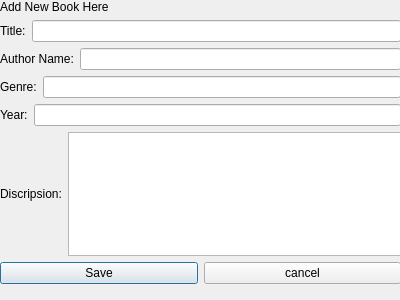
<?xml version="1.0" encoding="UTF-8"?>
<ui version="4.0">
 <class>newBook</class>
 <widget class="QDialog" name="newBook">
  <property name="geometry">
   <rect>
    <x>0</x>
    <y>0</y>
    <width>400</width>
    <height>300</height>
   </rect>
  </property>
  <property name="windowTitle">
   <string>Dialog</string>
  </property>
  <widget class="QWidget" name="verticalLayoutWidget">
   <property name="geometry">
    <rect>
     <x>0</x>
     <y>0</y>
     <width>401</width>
     <height>284</height>
    </rect>
   </property>
   <layout class="QVBoxLayout" name="verticalLayout">
    <item>
     <widget class="QLabel" name="label">
      <property name="text">
       <string>Add New Book Here</string>
      </property>
     </widget>
    </item>
    <item>
     <layout class="QHBoxLayout" name="horizontalLayout_4">
      <item>
       <widget class="QLabel" name="label_4">
        <property name="text">
         <string>Title:</string>
        </property>
       </widget>
      </item>
      <item>
       <widget class="QLineEdit" name="lineEdit_title"/>
      </item>
     </layout>
    </item>
    <item>
     <layout class="QHBoxLayout" name="horizontalLayout_3">
      <item>
       <widget class="QLabel" name="label_3">
        <property name="text">
         <string>Author Name:</string>
        </property>
       </widget>
      </item>
      <item>
       <widget class="QLineEdit" name="lineEdit_author"/>
      </item>
     </layout>
    </item>
    <item>
     <layout class="QHBoxLayout" name="horizontalLayout_5">
      <item>
       <widget class="QLabel" name="label_5">
        <property name="text">
         <string>Genre:</string>
        </property>
       </widget>
      </item>
      <item>
       <widget class="QLineEdit" name="lineEdit_genre"/>
      </item>
     </layout>
    </item>
    <item>
     <layout class="QHBoxLayout" name="horizontalLayout_6">
      <item>
       <widget class="QLabel" name="label_6">
        <property name="text">
         <string>Year:</string>
        </property>
       </widget>
      </item>
      <item>
       <widget class="QLineEdit" name="lineEdit_Year"/>
      </item>
     </layout>
    </item>
    <item>
     <layout class="QHBoxLayout" name="horizontalLayout_2">
      <property name="sizeConstraint">
       <enum>QLayout::SetMinimumSize</enum>
      </property>
      <property name="topMargin">
       <number>0</number>
      </property>
      <item>
       <widget class="QLabel" name="label_7">
        <property name="text">
         <string>Discripsion:</string>
        </property>
       </widget>
      </item>
      <item>
       <widget class="QTextEdit" name="textEdit_discripsion"/>
      </item>
     </layout>
    </item>
    <item>
     <layout class="QHBoxLayout" name="horizontalLayout">
      <item>
       <widget class="QPushButton" name="pushButton_saveNewBook">
        <property name="text">
         <string>Save</string>
        </property>
       </widget>
      </item>
      <item>
       <widget class="QPushButton" name="pushButton_cancel">
        <property name="text">
         <string>cancel</string>
        </property>
       </widget>
      </item>
     </layout>
    </item>
   </layout>
  </widget>
 </widget>
 <resources/>
 <connections/>
</ui>
